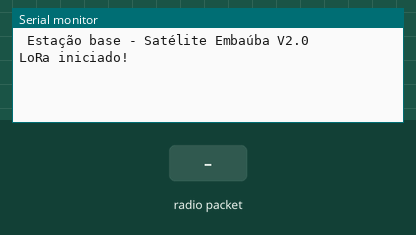
Recording of a program running on a simulated ESP32. Parts: the last lines printed to the serial monitor. The test bench sets the inputs (shaded band). No radio packets arrive unless stated.

Above: at 1.2 s.
1.3 s: radio packet "1" arrives
At 3.1 s:
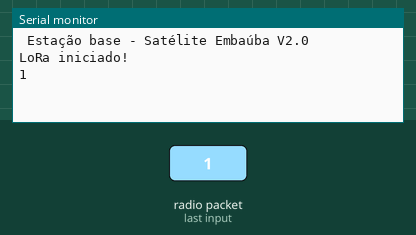
3.8 s: radio packet "0" arrives
At 5.2 s:
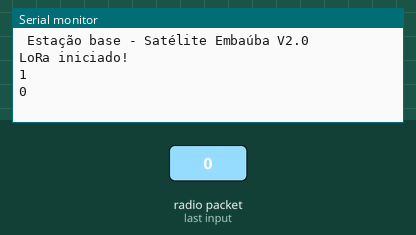
5.3 s: radio packet "2" arrives
At 7.4 s:
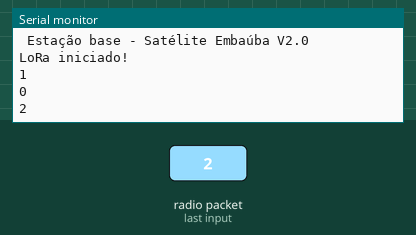

The program:

main.cpp
```cpp
#include <Arduino.h>
// Comunicação LoRa com Arduino
#include <SPI.h>
#include <LoRa.h>
#include <ArduinoJson.h>

StaticJsonDocument<512> deserializedDoc;

// Definicacao de constantes
const int csPin = 5;         //5 Chip Select (Slave Select do protocolo SPI) do modulo Lora 0
const int resetPin = 14;       //14 Reset do modulo LoRa 10
const int irqPin = 2;         //2 Pino DI0 14

String outgoing;              // outgoing message

byte localAddress = 0xFF;     // Endereco deste dispositivo LoRa
byte msgCount = 0;            // Contador de mensagens enviadas
byte destination = 0xFF;      // Endereco do dispositivo para enviar a mensagem (0xFF envia para todos devices)
long lastSendTime = 0;        // TimeStamp da ultima mensagem enviada
int interval = 5000;          // Intervalo em ms no envio das mensagens (inicial 5s)

// Funcao que envia uma mensagem LoRa
void sendMessage(String outgoing)
{
  LoRa.beginPacket();                   // Inicia o pacote da mensagem
  LoRa.write(destination);              // Adiciona o endereco de destino
  LoRa.write(localAddress);             // Adiciona o endereco do remetente
  LoRa.write(msgCount);                 // Contador da mensagem
  LoRa.write(outgoing.length());        // Tamanho da mensagem em bytes
  LoRa.print(outgoing);                 // Vetor da mensagem
  LoRa.endPacket();                     // Finaliza o pacote e envia
  msgCount++;                           // Contador do numero de mensagnes enviadas
}

// Funcao para receber mensagem
void onReceive(int packetSize)
{
  if (packetSize == 0) return;
  DeserializationError err = deserializeJson(deserializedDoc, LoRa);
  deserializedDoc["RSSI"] = LoRa.packetRssi();
  serializeJson(deserializedDoc, Serial);
  Serial.println();
}

// Setup do Microcontrolador
void setup()
{
  // inicializacao da serial
  Serial.begin(115200);
  while (!Serial);

  Serial.println(" Estação base - Satélite Embaúba V2.0");

  // override the default CS, reset, and IRQ pins (optional)
  LoRa.setPins(csPin, resetPin, irqPin);// set CS, reset, IRQ pin

  // Inicializa o radio LoRa em 915MHz e checa se há erro.
  if (!LoRa.begin(9275E5))
  {
    Serial.println(" Erro ao iniciar modulo LoRa. Verifique a coenxao dos seus pinos!! ");
    while (true);
  }

  Serial.println("LoRa iniciado! ");
}

// Loop do microcontrolador - Operacoes de comunicacao LoRa
void loop()
{
  onReceive(LoRa.parsePacket());
}
 
```

Measured:
- after the input at 1.3 s, the serial monitor: prints a new line after 1.0 s (image 1)
- after the input at 3.8 s, the serial monitor: prints a new line after 1.0 s (image 2)
- after the input at 5.3 s, the serial monitor: prints a new line after 1.0 s (image 3)
